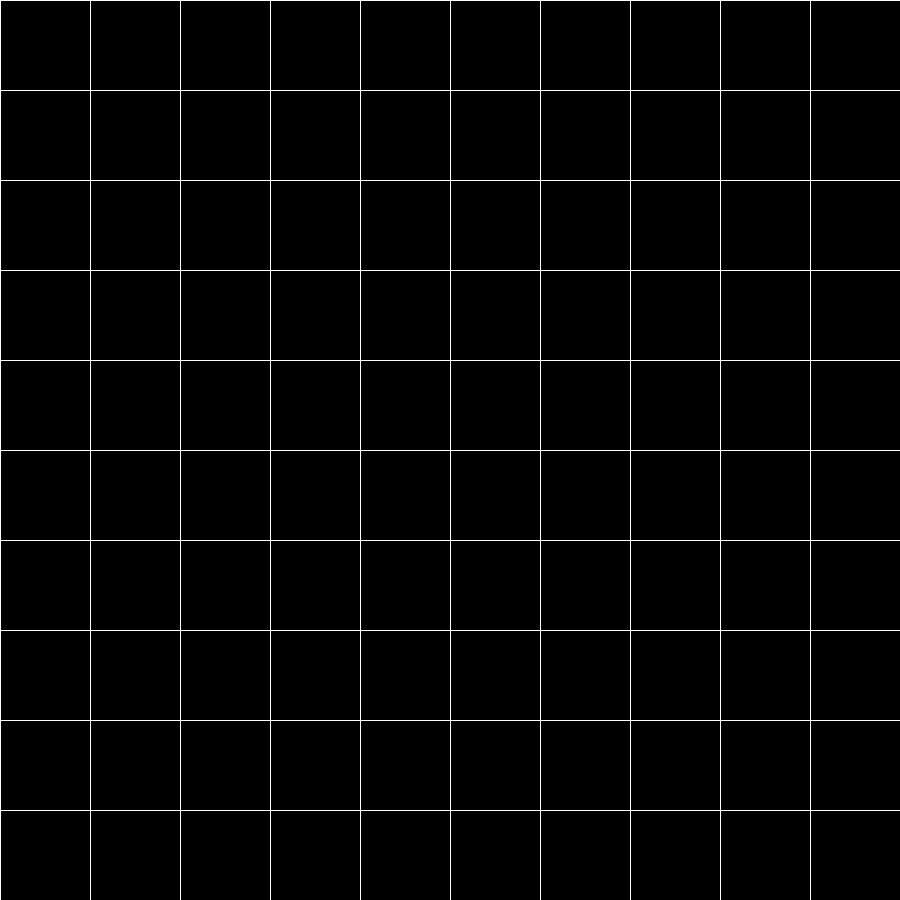
Frame 1 (no input)
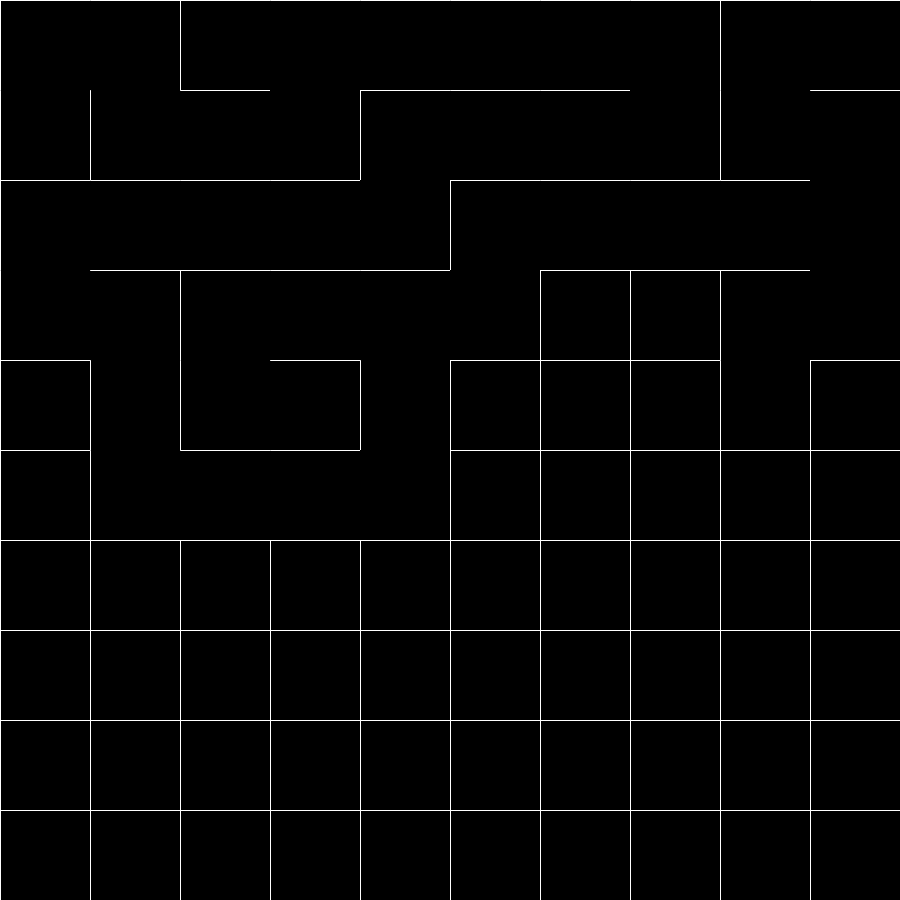
Frame 60 (the mouse pressed at the canvas centre just before this capture)
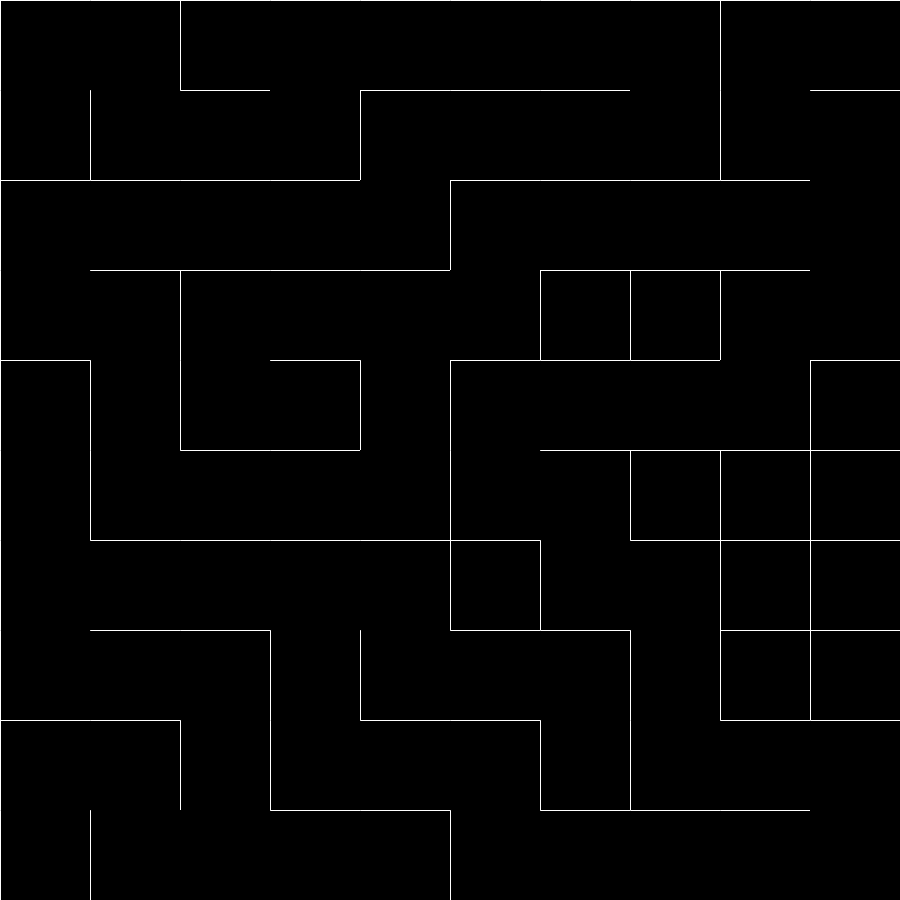
Frame 120 (the mouse held since frame 60 and released just before this capture)

The Processing sketch that drew these frames (run headless with seeded random() and noise(); from frame 60 on, the mouse is pressed at the canvas centre):

// Processing sketch: sketch_221026a
// ── sketch_221026a.pde
import java.util.*;
boolean goal;
Searches sear = new Searches();
//For generating the maze;
Stack<Cell> s = new Stack<Cell>();
//For part 1 or the bfs.
Queue<Cell> q = new LinkedList<Cell>();
//For the A* part;
PriorityQueue<Cell> pq = new PriorityQueue(10,new Sorter());
int n = 10;
int rows,cols;
Cell maze[][];
boolean start = false;
Cell current = new Cell(0,0);
// let n be the size of the maze
void setup(){
 size(900,900); 
 rows = floor(width/n);
 cols = floor(height/n);
 fill(0,0,0);
 maze = new Cell[n][n];
 for(int i = 0;i<n;i++){
   for(int j = 0;j<n;j++){
    maze[i][j] = new Cell(i,j); 
   }
 }
  for(int i = 0;i<n;i++){
   for(int j = 0;j<n;j++){
    maze[i][j].addN(); 
   }
 }
 current = maze[0][0];
 s.push(current);
}

void draw(){
  //fill(0);
  background(0);
   for(int i = 0;i<n;i++){
   for(int j = 0;j<n;j++){
     maze[i][j].show();
   }
  }
  //frameRate(10);
  if(current.hasUnvisited()){
   Cell ne = current.pick();
   s.add(ne);
   int x1 = current.i;
   int x2 = ne.i;
   int y1 = current.j;
   int y2 = ne.j;
   if(x1 == x2 + 1){
    maze[x1][y1].walls[3] = false;
    maze[x2][y2].walls[1] = false;
   }else if(x1 == x2 - 1){
    maze[x1][y1].walls[1] = false;
    maze[x2][y2].walls[3] = false;
   }else if(y1 == y2 - 1){
    maze[x1][y1].walls[2] = false;
    maze[x2][y2].walls[0] = false;
   }else{
    maze[x1][y1].walls[0] = false;
    maze[x2][y2].walls[2] = false;
   }
   current = ne;
  }else if(s.size() > 0){
    current = s.pop();
  }else{
   if(start == false){
     print("Work Done");
     current = maze[0][0];
     //q.add(current);
     pq.add(current);
     start = true;
   }
   if(pq.size() > 0 && goal == false){
     //current = q.remove();
     current = pq.poll();
     if(current.i == n - 1 && current.j == n - 1){
      goal = true; 
     }
     // look at the bfs function for more detail.
     sear.A_star();
   }else{
    noLoop(); 
   }
  }
}

// ── Cell.pde
class Cell{
 int i,j;
 int x,y;
 boolean visited;
 boolean path;
 boolean seen;
 int v;
 boolean [] walls = {true,true,true,true};
 ArrayList<Cell> neighbours = new ArrayList<Cell>();
 Cell(int i,int j){
  this.i = i;
  this.j = j;
  this.x = i*rows;
  this.y = j*cols;
  visited = false;
  path = false;
  this.v = 0;
 }
 
 void show(){
  int w = rows;
  stroke(255);
  if(this.visited){
    noStroke();
    //fill(0,120,0);
    rect(x,y,w,w);
    stroke(255);
  }
  if(seen){
    noStroke();
    fill(120,0,120);
    rect(x,y,w,w);
    stroke(255);
    noFill();
  }
  if(walls[0]){
    line(x,y,x+w,y);
  }
  if(walls[1]){
    line(x+w,y,x+w,y+w);
  }
  if(walls[2]){
    line(x+w,y+w,x,y+w);
  }
  if (walls[3]){
    line(x,y+w,x,y);
  }
 }
 void addN(){
  if(this.i > 0){
   neighbours.add(maze[i-1][j]); 
  }if(this.j > 0){
   neighbours.add(maze[i][j-1]); 
  }  if(this.i < n-1){
   neighbours.add(maze[i+1][j]); 
  }  if(this.j < n - 1){
   neighbours.add(maze[i][j+1]); 
  }
 }
 boolean hasUnvisited(){
   for(Cell c : neighbours){
    if(c.visited == false){
     return true; 
    }
   }
   return false;
 }
 Cell pick(){
  Cell n = neighbours.get(floor(random(0,neighbours.size())));
  while(n.visited){
      neighbours.remove(n);
      n = neighbours.get(floor(random(0,neighbours.size())));
  }
  neighbours.remove(n);
  n.visited = true;
  return n;
 }
}

// ── Searches.pde
class Searches{
  void bfs(){
     maze[current.i][current.j].seen = true;
     if(current.j > 0 && current.walls[0] == false && maze[current.i][current.j - 1].path == false){
       q.add(maze[current.i][current.j-1]);
       maze[current.i][current.j-1].path = true;
     }
     if(current.i > 0 && current.walls[3] == false && maze[current.i - 1][current.j].path == false){
       q.add(maze[current.i-1][current.j]);
       maze[current.i - 1][current.j].path = true;
     }if(current.i < n - 1 && current.walls[1] == false && maze[current.i+1][current.j].path == false){
      q.add(maze[current.i+1][current.j]);
      maze[current.i+1][current.j].path = true;
     }if(current.j < n - 1 && current.walls[2] == false && maze[current.i][current.j+1].path == false){
       q.add(maze[current.i][current.j+1]);
       maze[current.i][current.j+1].path = true;
     }
}

void A_star(){
  maze[current.i][current.j].seen = true;
  if(current.j > 0 && current.walls[0] == false && maze[current.i][current.j - 1].path == false){
       pq.add(maze[current.i][current.j-1]);
       maze[current.i][current.j-1].path = true;
     }
     if(current.i > 0 && current.walls[3] == false && maze[current.i - 1][current.j].path == false){
       pq.add(maze[current.i-1][current.j]);
       maze[current.i - 1][current.j].path = true;
     }if(current.i < n - 1 && current.walls[1] == false && maze[current.i+1][current.j].path == false){
      pq.add(maze[current.i+1][current.j]);
      maze[current.i+1][current.j].path = true;
     }if(current.j < n - 1 && current.walls[2] == false && maze[current.i][current.j+1].path == false){
       pq.add(maze[current.i][current.j+1]);
       maze[current.i][current.j+1].path = true;
     }
}
  
}

// ── Sorter.pde
class Sorter implements Comparator<Cell>{
  public int compare(Cell A,Cell B){
   int score1 = (n - A.i - 1) + (n - A.j - 1);
   int score2 = (n - B.i - 1) + (n - A.j - 1);
   if(score1 < score2){
    return -1; 
   }
   if(score1 > score2){
     return 1;
   }
   return 0;
  }
}
